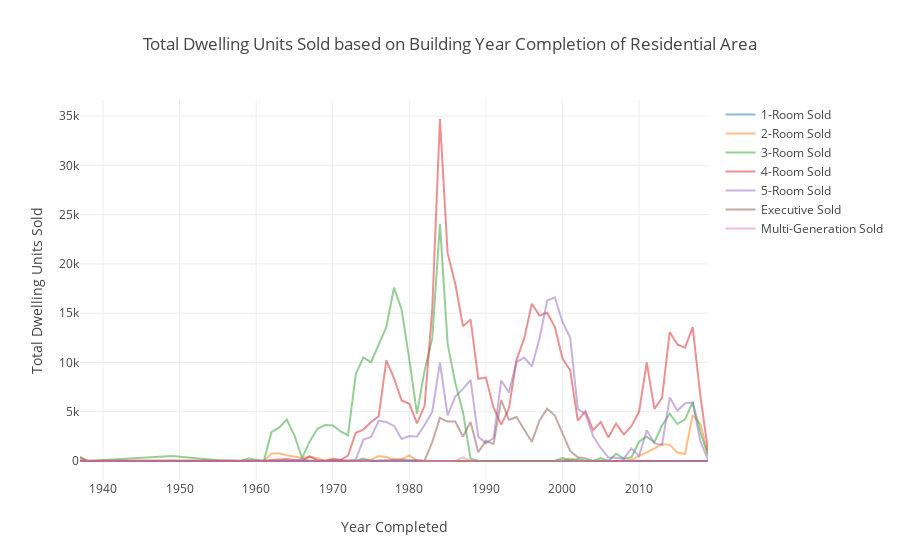

Notebook source saved alongside this figure:
### Markdown cell above
Plot the **Line Graph** for the **amount of each dwelling types sold based on Building Year Completion of Residential Area**

### Code cell
trace0 = go.Scatter(
                    x = hdb_prop_year_gb['year_completed'] ,
                    y = hdb_prop_year_gb['1room_sold'],
                    name = '1-Room Sold',
                    opacity = 0.5
                   )

trace1 = go.Scatter(
                    x = hdb_prop_year_gb['year_completed'] ,
                    y = hdb_prop_year_gb['2room_sold'],
                    name = '2-Room Sold',
                    opacity = 0.5
                  )

trace2 = go.Scatter(
                    x = hdb_prop_year_gb['year_completed'] ,
                    y = hdb_prop_year_gb['3room_sold'],
                    name = '3-Room Sold',
                    opacity = 0.5
                  )


trace3 = go.Scatter(
                    x = hdb_prop_year_gb['year_completed'] ,
                    y = hdb_prop_year_gb['4room_sold'],
                    name = '4-Room Sold',
                    opacity = 0.5
                  )


trace4 = go.Scatter(
                    x = hdb_prop_year_gb['year_completed'] ,
                    y = hdb_prop_year_gb['5room_sold'],
                    name = '5-Room Sold',
                    opacity = 0.5
                  )


trace5 = go.Scatter(
                    x = hdb_prop_year_gb['year_completed'] ,
                    y = hdb_prop_year_gb['exec_sold'],
                    name = 'Executive Sold',
                    opacity = 0.5
                  )

trace6 = go.Scatter(
                    x = hdb_prop_year_gb['year_completed'] ,
                    y = hdb_prop_year_gb['multigen_sold'],
                    name = 'Multi-Generation Sold',
                    opacity = 0.5
                  )


data = [trace0, trace1, trace2,trace3, trace4, trace5, trace6]


layout = dict(
        
        title = "Total Dwelling Units Sold based on Building Year Completion of Residential Area",
        xaxis = dict(title ="Year Completed",automargin=True),
        yaxis = dict(title = "Total Dwelling Units Sold"),
        autosize=True
)


fig = dict(data=data, layout=layout)

iplot(fig)

### Figure 1 — Plotly figure (JSON) as saved in the notebook; plotly's stock layout.template omitted (floating-point values rounded to 4 significant figures)
{"data": [{"name": "1-Room Sold", "opacity": 0.5, "type": "scatter", "uid": "509e3cd5-0444-4946-861b-4fdb0615ae9a", "x": [1937, 1938, 1949, 1955, 1958, 1959, 1961, 1962, 1963, 1964, 1965, 1966, 1967, 1968, 1969, 1970, 1971, 1972, 1973, 1974, 1975, 1976, 1977, 1978, 1979, 1980, 1981, 1982, 1983, 1984, 1985, 1986, 1987, 1988, 1989, 1990, 1991, 1992, 1993, 1994, 1995, 1996, 1997, 1998, 1999, 2000, 2001, 2002, 2003, 2004, 2005, 2006, 2007, 2008, 2009, 2010, 2011, 2012, 2013, 2014, 2015, 2016, 2017, 2018, 2019], "y": [0, 0, 0, 0, 0, 0, 0, 0, 0, 0, 0, 0, 0, 0, 0, 0, 0, 0, 0, 255, 0, 0, 0, 0, 0, 0, 0, 0, 0, 0, 0, 0, 0, 0, 0, 0, 0, 0, 0, 0, 0, 0, 0, 0, 0, 0, 0, 0, 0, 0, 0, 0, 0, 0, 0, 0, 0, 0, 0, 0, 0, 0, 0, 0, 0]}, {"name": "2-Room Sold", "opacity": 0.5, "type": "scatter", "uid": "29f56ef5-074c-4228-a1e2-0af78c9b9644", "x": [1937, 1938, 1949, 1955, 1958, 1959, 1961, 1962, 1963, 1964, 1965, 1966, 1967, 1968, 1969, 1970, 1971, 1972, 1973, 1974, 1975, 1976, 1977, 1978, 1979, 1980, 1981, 1982, 1983, 1984, 1985, 1986, 1987, 1988, 1989, 1990, 1991, 1992, 1993, 1994, 1995, 1996, 1997, 1998, 1999, 2000, 2001, 2002, 2003, 2004, 2005, 2006, 2007, 2008, 2009, 2010, 2011, 2012, 2013, 2014, 2015, 2016, 2017, 2018, 2019], "y": [52, 2, 30, 0, 0, 0, 0, 771, 780, 590, 434, 309, 411, 270, 0, 260, 109, 0, 0, 81, 139, 509, 408, 174, 164, 576, 52, 12, 0, 0, 0, 0, 0, 0, 0, 0, 0, 0, 21, 0, 0, 0, 0, 0, 0, 84, 252, 0, 0, 0, 18, 0, 18, 0, 120, 460, 875, 1284, 1703, 1663, 854, 705, 4664, 3745, 759]}, {"name": "3-Room Sold", "opacity": 0.5, "type": "scatter", "uid": "ffb4d4a1-3917-4276-9707-e34ca48c73f2", "x": [1937, 1938, 1949, 1955, 1958, 1959, 1961, 1962, 1963, 1964, 1965, 1966, 1967, 1968, 1969, 1970, 1971, 1972, 1973, 1974, 1975, 1976, 1977, 1978, 1979, 1980, 1981, 1982, 1983, 1984, 1985, 1986, 1987, 1988, 1989, 1990, 1991, 1992, 1993, 1994, 1995, 1996, 1997, 1998, 1999, 2000, 2001, 2002, 2003, 2004, 2005, 2006, 2007, 2008, 2009, 2010, 2011, 2012, 2013, 2014, 2015, 2016, 2017, 2018, 2019], "y": [270, 6, 509, 82, 0, 249, 0, 2925, 3386, 4206, 2605, 297, 1983, 3262, 3652, 3601, 3018, 2599, 8786, 10516, 10025, 11837, 13577, 17594, 15356, 10292, 4801, 9188, 12487, 24069, 11914, 7937, 4987, 242, 35, 0, 0, 0, 6, 0, 0, 0, 0, 0, 0, 287, 84, 202, 0, 0, 285, 0, 739, 232, 379, 1976, 2475, 1904, 3606, 4792, 3753, 4229, 5972, 2940, 554]}, {"name": "4-Room Sold", "opacity": 0.5, "type": "scatter", "uid": "01ce66df-1e7d-47e4-bb23-65efff4fe96b", "x": [1937, 1938, 1949, 1955, 1958, 1959, 1961, 1962, 1963, 1964, 1965, 1966, 1967, 1968, 1969, 1970, 1971, 1972, 1973, 1974, 1975, 1976, 1977, 1978, 1979, 1980, 1981, 1982, 1983, 1984, 1985, 1986, 1987, 1988, 1989, 1990, 1991, 1992, 1993, 1994, 1995, 1996, 1997, 1998, 1999, 2000, 2001, 2002, 2003, 2004, 2005, 2006, 2007, 2008, 2009, 2010, 2011, 2012, 2013, 2014, 2015, 2016, 2017, 2018, 2019], "y": [427, 15, 20, 1, 0, 0, 0, 101, 164, 203, 96, 16, 483, 52, 0, 144, 95, 556, 2861, 3188, 3965, 4528, 10198, 8411, 6140, 5800, 3813, 5594, 15484, 34697, 21109, 17985, 13681, 14349, 8337, 8463, 5405, 3696, 5313, 10268, 12441, 15955, 14758, 15034, 13612, 10396, 9221, 4096, 5057, 3130, 3954, 2381, 3799, 2704, 3531, 4989, 9994, 5284, 6415, 13077, 11816, 11493, 13592, 6650, 1032]}, {"name": "5-Room Sold", "opacity": 0.5, "type": "scatter", "uid": "d6dc3a3b-df45-4824-9837-151b5fb26d04", "x": [1937, 1938, 1949, 1955, 1958, 1959, 1961, 1962, 1963, 1964, 1965, 1966, 1967, 1968, 1969, 1970, 1971, 1972, 1973, 1974, 1975, 1976, 1977, 1978, 1979, 1980, 1981, 1982, 1983, 1984, 1985, 1986, 1987, 1988, 1989, 1990, 1991, 1992, 1993, 1994, 1995, 1996, 1997, 1998, 1999, 2000, 2001, 2002, 2003, 2004, 2005, 2006, 2007, 2008, 2009, 2010, 2011, 2012, 2013, 2014, 2015, 2016, 2017, 2018, 2019], "y": [4, 2, 0, 0, 0, 0, 0, 0, 0, 1, 0, 196, 12, 5, 36, 29, 43, 29, 153, 2185, 2447, 4077, 3957, 3555, 2235, 2525, 2472, 3645, 4999, 9994, 4621, 6546, 7313, 8220, 2463, 1813, 2332, 8166, 6942, 10051, 10489, 9596, 12430, 16283, 16611, 14105, 12523, 5280, 4781, 2524, 1317, 352, 329, 218, 1270, 512, 3116, 1803, 1633, 6432, 5114, 5829, 5948, 2012, 106]}, {"name": "Executive Sold", "opacity": 0.5, "type": "scatter", "uid": "55fa4cad-be4b-4a47-8024-098554b6373b", "x": [1937, 1938, 1949, 1955, 1958, 1959, 1961, 1962, 1963, 1964, 1965, 1966, 1967, 1968, 1969, 1970, 1971, 1972, 1973, 1974, 1975, 1976, 1977, 1978, 1979, 1980, 1981, 1982, 1983, 1984, 1985, 1986, 1987, 1988, 1989, 1990, 1991, 1992, 1993, 1994, 1995, 1996, 1997, 1998, 1999, 2000, 2001, 2002, 2003, 2004, 2005, 2006, 2007, 2008, 2009, 2010, 2011, 2012, 2013, 2014, 2015, 2016, 2017, 2018, 2019], "y": [0, 1, 0, 0, 0, 0, 0, 0, 0, 0, 0, 52, 0, 0, 0, 0, 0, 0, 0, 0, 42, 44, 82, 123, 160, 75, 111, 34, 1932, 4366, 4002, 4005, 2493, 3948, 888, 2035, 1733, 6198, 4193, 4460, 3255, 1933, 4124, 5292, 4612, 2889, 1022, 386, 244, 0, 0, 0, 0, 0, 1, 0, 0, 0, 2, 0, 0, 0, 0, 0, 0]}, {"name": "Multi-Generation Sold", "opacity": 0.5, "type": "scatter", "uid": "90bed106-82fc-4764-b1fb-c4f70ba4955d", "x": [1937, 1938, 1949, 1955, 1958, 1959, 1961, 1962, 1963, 1964, 1965, 1966, 1967, 1968, 1969, 1970, 1971, 1972, 1973, 1974, 1975, 1976, 1977, 1978, 1979, 1980, 1981, 1982, 1983, 1984, 1985, 1986, 1987, 1988, 1989, 1990, 1991, 1992, 1993, 1994, 1995, 1996, 1997, 1998, 1999, 2000, 2001, 2002, 2003, 2004, 2005, 2006, 2007, 2008, 2009, 2010, 2011, 2012, 2013, 2014, 2015, 2016, 2017, 2018, 2019], "y": [0, 0, 0, 0, 0, 0, 0, 0, 0, 0, 0, 0, 0, 0, 0, 0, 0, 0, 0, 0, 0, 0, 0, 0, 0, 0, 0, 0, 0, 0, 0, 0, 367, 0, 0, 0, 0, 0, 0, 0, 0, 0, 0, 0, 0, 0, 0, 0, 0, 0, 0, 0, 0, 0, 0, 0, 0, 0, 0, 0, 0, 0, 0, 0, 0]}], "layout": {"autosize": true, "title": {"text": "Total Dwelling Units Sold based on Building Year Completion of Residential Area"}, "xaxis": {"automargin": true, "title": {"text": "Year Completed"}}, "yaxis": {"title": {"text": "Total Dwelling Units Sold"}}}}
